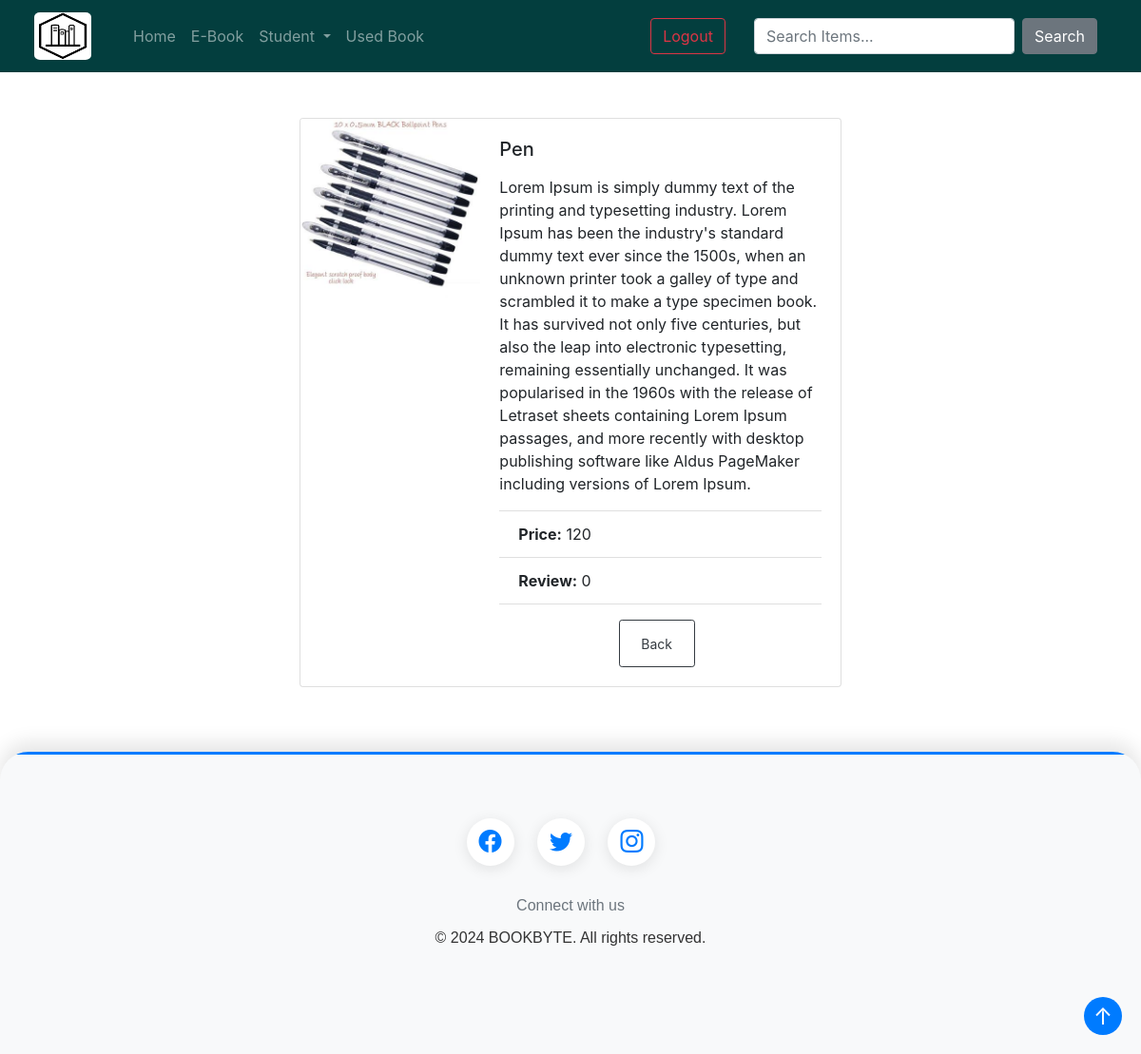
The app's page /accesseries/1 with its own data.
### products/models.py (models this page shows, shortened)
class Accessories(models.Model):
    title = models.CharField(max_length=200, blank=True, null=True)
    description = models.TextField(blank=True, null=True)
    price = models.IntegerField(blank=True, null=True)
    quantity = models.IntegerField(blank=True, null=True)
    image = models.ImageField(upload_to='images/', blank=True, null=True, default='images/default.jpg')
    review_choice = models.ForeignKey('Review', on_delete= models.CASCADE, blank=True, null=True)

### products/views.py (the view)
# urls.py: path('accesseries/<str:id>', b_views.accessories_details, name='accessories_details'),
def accessories_details(request, id):
    accessories_ins = Accessories.objects.get(pk=id)
    reviews = Review.objects.filter(acc = id)
    average_review = calculate_average_review(reviews)
    context = {'accessories_ins': accessories_ins, 'average_review': average_review}
    return render(request, template_name='accessories_details.html', context=context)

### products/views.py (called while the page is built, shortened)
def calculate_average_review(reviews):
    total_score = 0
    num_reviews = 0
    if num_reviews > 0:
        return total_score / num_reviews
    else:
        return 0

### products/templates/accessories_details.html (shortened to what this page needs)
{% extends 'main.html' %}
{% load static %}
{% block content %}
<div class="container py-5">
    <div class="row justify-content-center">
        <div class="col-md-6">
            <div class="card rounded-lg overflow-hidden">
                <div class="row no-gutters">
                    <div class="col-md-4 position-relative">
                        {% if accessories_ins.image %}
                        <img src="{{ accessories_ins.image.url }}" class="card-img rounded-lg img-fluid" alt="{{ products.title }}">
                        {% endif %}
                    </div>
                    <div class="col-md-8">
                        <div class="card-body">
                            <h5 class="card-title mb-3">{{ accessories_ins.title }}</h5>
                            <p class="card-text mb-3">{{ accessories_ins.description }}</p>
                            <ul class="list-group list-group-flush mb-3">
                                <li class="list-group-item"><strong>Price:</strong> {{ accessories_ins.price }}</li>
                                <li class="list-group-item"><strong>Review:</strong> {{ average_review }}</li>
                            </ul>
                            <div class="text-center">
                                <a href="http://127.0.0.1:8000/accessories/" class="btn btn-outline-dark btn-sm mr-2" style="width: 80px; height: 50px; align-content: center">Back</a>
                            </div>
                        </div>
                    </div>
                </div>
            </div>
        </div>
    </div>
</div>
{% endblock %}

### products/templates/footer.html (style rules this page uses)
.container { max-width: 1200px; margin: 0 auto; padding: 0 15px; }

### records on screen
Accessories: image (picture), title "Pen", description "Lorem Ipsum is simply dummy text of the printing and typesetting industry. Lorem Ipsum has been the industry's standard dummy text ever since the 1500s, when an unknown printer took a galley of type and scrambled it to make a type specimen book. It has survived not only five centuries, but also the leap into electronic typesetting, remaining essentially unchanged. It was popularised in the 1960s with the release of Letraset sheets containing Lorem Ipsum passages, and more recently with desktop publishing software like Aldus PageMaker including versions of Lorem Ipsum.", price "120"

### other values on screen
{{ average_review }} "0"
